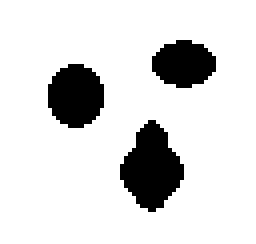
%> input picture ImageAnalyse/Task3/CV_code_Sample/three.bmp, 64 x 61 px (shown 4 times larger)
$ octave --eval "result = Get_g(imread('three.bmp'));"   (GNU Octave 9; MATLAB toolbox functions it lacks are replaced by stand-ins)
%> lines starting %> are read from the running program, lines starting %| are printed output that depends on the picture; in (x1, y1, x2, y2) boxes, pixels count from 0 and x2, y2 are one past the last pixel; in counts of white or black regions, pixels touching at a corner belong together; the program's own positions count from 1
function g = Get_g(I)
%GET_G g = 1 / (1 + (G * I)^2)
%   此处显示详细说明

G = fspecial('gaussian', 15, 1.5);
G = imfilter(I,G,'replicate');
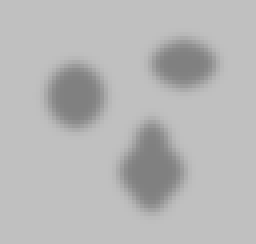
%> G: size 61x64x3 uint8 (shown 4 times larger); min 128, max 192, mean 183
[Gx,Gy] = gradient(G);
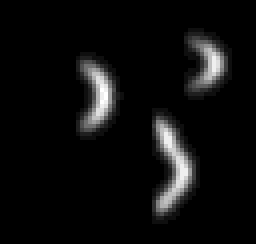
%> Gx: size 61x64x3 uint8 (shown 4 times larger); min 0, max 16, mean 0.845; drawn with min black and max white
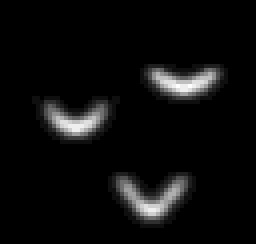
%> Gy: size 61x64x3 uint8 (shown 4 times larger); min 0, max 16, mean 0.777; drawn with min black and max white
g = 1. ./ (1 + Gx .^2 + Gy .^2);
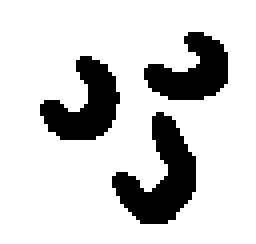
%> g: size 61x64x3 uint8 (shown 4 times larger); values 0 (black) and 1 (white), 81.4% white; 3 black regions, box (x1, y1, x2, y2) and area: (28, 28, 49, 56) 288, (10, 14, 30, 35) 228, (36, 8, 57, 25) 210

end
